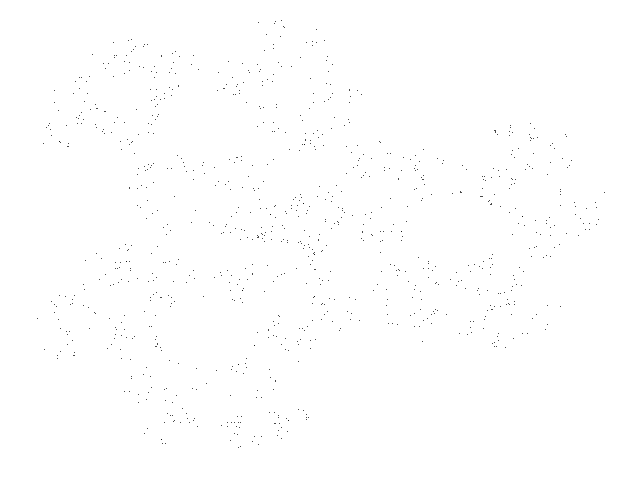
Frame 1 (no input)
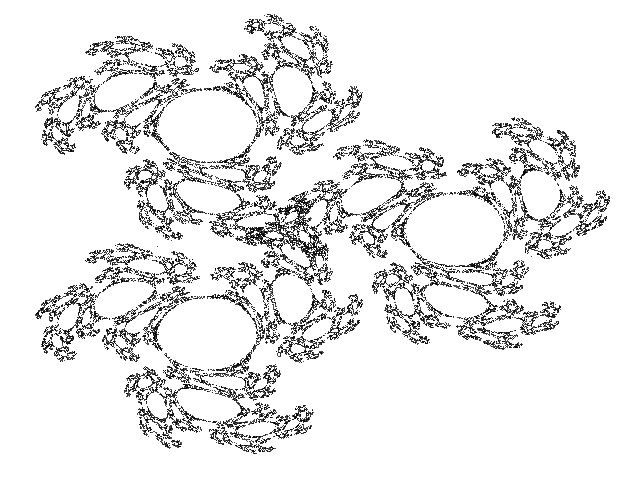
Frame 60 (the mouse pressed at the canvas centre just before this capture)
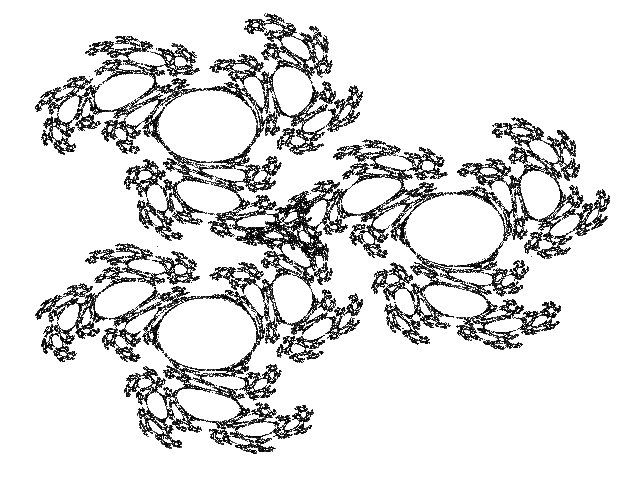
Frame 120 (the mouse held since frame 60 and released just before this capture)

The Processing sketch that drew these frames (run headless with seeded random() and noise(); from frame 60 on, the mouse is pressed at the canvas centre):

// Processing sketch: IFS_Twon_Dragon
// ── IFS_Twon_Dragon.pde
// IFS Twon dragon fractal //

  int m = 3;
  float x=1,y=1,x1,y1;
  float[] a = new float[m];
  float[] b = new float[m];
  float r = sqrt(1.25 * m);

void setup() {
  
  size(640, 480);
  background(255);
  
  for (int i=0; i<m; i++) {
    
    a[i] = cos(TWO_PI * i / m);
    b[i] = sin(TWO_PI * i / m);
      
  }  
  
}

void draw() {
  
  for (int i=0; i<1000; i++) {
    
    int c = (int)random(m);
    float ra = sqrt(3.0 * (x * x + y * y));
    x1 = -x / r + y / (ra * r) + a[c];
    y1 = -x / (ra * r) - y / r + b[c];
    x = x1;
    y = y1;
    
    point(290 + (165 * x), 230 + (120 * y));
    
  }

}
